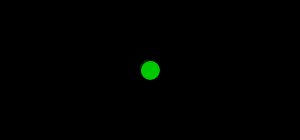
Frame 1 (no input)
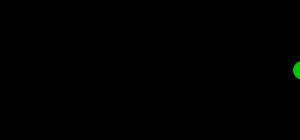
Frame 60 (the mouse pressed at the canvas centre just before this capture)
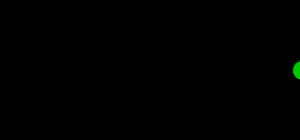
Frame 120 (the mouse held since frame 60 and released just before this capture)

The Processing sketch that drew these frames (run headless with seeded random() and noise(); from frame 60 on, the mouse is pressed at the canvas centre):

// Processing sketch: processing_51826
// ── processing_51826.pde

float posX;
float posY;
int ballColor;
float speedX;

void setup() {
  size(300, 140);
  posX = 150;
  posY = 70;
  speedX = 3;
  ballColor = color(0, 200, 0);
}

void draw() {
  background(0);
  if (posX > width) {
    speedX = speedX * -0.99;
  }
  fill(ballColor);
  ellipse(posX, posY, 20, 20);
  posX = posX + speedX;
}
